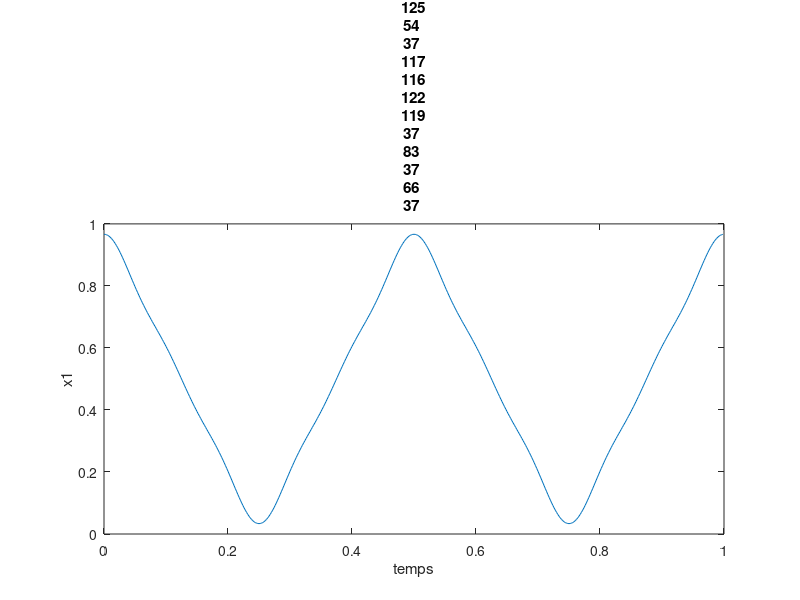

Write the MATLAB code that produced this figure.
f_0 = 2;

N = [2 5 20 100];
N_choisi = 2;

f_e = 50 * N(N_choisi) * f_0;
Temps = [0 : 1/f_e : 1-1/f_e];
x_1 = 1/2 * ones(1, length(Temps));


for n = 1 : N(N_choisi)
    x_1 = x_1 + 2 * (1-(-1)^n) / ((n * pi)^2) * cos(2 * pi * n * f_0 * Temps);
end

figure
plot(Temps, x_1)
title("x1 pour N = " + N(N_choisi))
xlabel("temps")
ylabel("x1")